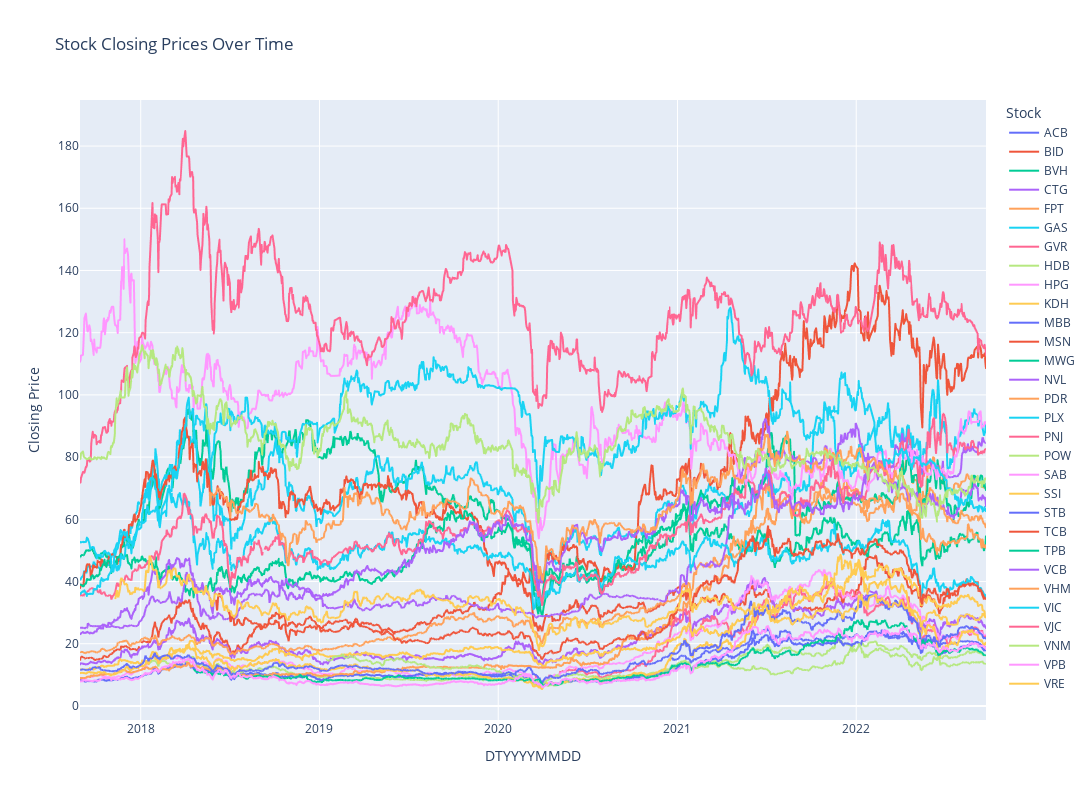

The cell this chart's notebook holds for it:
### Code cell
plot_stock_data = stock_data.dropna(how= 'all')
plot_stock_data = plot_stock_data.reset_index().melt(id_vars= 'DTYYYYMMDD', var_name= 'Stock', value_name= 'Closing Price')

fig = px.line(plot_stock_data, x= 'DTYYYYMMDD', y= 'Closing Price', color= 'Stock', title= 'Stock Closing Prices Over Time', width= 1400, height= 800)
fig.show()

### Figure 1 — Plotly figure (JSON) as saved in the notebook; plotly's stock layout.template omitted (floating-point values rounded to 4 significant figures; data arrays with more than 128 entries replaced by an {"elided": "..."} marker saying what was removed)
{"data": [{"hovertemplate": "Stock=ACB<br>DTYYYYMMDD=%{x}<br>Closing Price=%{y}<extra></extra>", "legendgroup": "ACB", "line": {"color": "#636efa", "dash": "solid"}, "marker": {"symbol": "circle"}, "mode": "lines", "name": "ACB", "showlegend": true, "type": "scattergl", "x": {"elided": "1266 str values"}, "xaxis": "x", "y": {"elided": "1266 float values"}, "yaxis": "y"}, {"hovertemplate": "Stock=BID<br>DTYYYYMMDD=%{x}<br>Closing Price=%{y}<extra></extra>", "legendgroup": "BID", "line": {"color": "#EF553B", "dash": "solid"}, "marker": {"symbol": "circle"}, "mode": "lines", "name": "BID", "showlegend": true, "type": "scattergl", "x": {"elided": "1266 str values"}, "xaxis": "x", "y": {"elided": "1266 float values"}, "yaxis": "y"}, {"hovertemplate": "Stock=BVH<br>DTYYYYMMDD=%{x}<br>Closing Price=%{y}<extra></extra>", "legendgroup": "BVH", "line": {"color": "#00cc96", "dash": "solid"}, "marker": {"symbol": "circle"}, "mode": "lines", "name": "BVH", "showlegend": true, "type": "scattergl", "x": {"elided": "1266 str values"}, "xaxis": "x", "y": {"elided": "1266 float values"}, "yaxis": "y"}, {"hovertemplate": "Stock=CTG<br>DTYYYYMMDD=%{x}<br>Closing Price=%{y}<extra></extra>", "legendgroup": "CTG", "line": {"color": "#ab63fa", "dash": "solid"}, "marker": {"symbol": "circle"}, "mode": "lines", "name": "CTG", "showlegend": true, "type": "scattergl", "x": {"elided": "1266 str values"}, "xaxis": "x", "y": {"elided": "1266 float values"}, "yaxis": "y"}, {"hovertemplate": "Stock=FPT<br>DTYYYYMMDD=%{x}<br>Closing Price=%{y}<extra></extra>", "legendgroup": "FPT", "line": {"color": "#FFA15A", "dash": "solid"}, "marker": {"symbol": "circle"}, "mode": "lines", "name": "FPT", "showlegend": true, "type": "scattergl", "x": {"elided": "1266 str values"}, "xaxis": "x", "y": {"elided": "1266 float values"}, "yaxis": "y"}, {"hovertemplate": "Stock=GAS<br>DTYYYYMMDD=%{x}<br>Closing Price=%{y}<extra></extra>", "legendgroup": "GAS", "line": {"color": "#19d3f3", "dash": "solid"}, "marker": {"symbol": "circle"}, "mode": "lines", "name": "GAS", "showlegend": true, "type": "scattergl", "x": {"elided": "1266 str values"}, "xaxis": "x", "y": {"elided": "1266 float values"}, "yaxis": "y"}, {"hovertemplate": "Stock=GVR<br>DTYYYYMMDD=%{x}<br>Closing Price=%{y}<extra></extra>", "legendgroup": "GVR", "line": {"color": "#FF6692", "dash": "solid"}, "marker": {"symbol": "circle"}, "mode": "lines", "name": "GVR", "showlegend": true, "type": "scattergl", "x": {"elided": "1266 str values"}, "xaxis": "x", "y": {"elided": "1266 float values"}, "yaxis": "y"}, {"hovertemplate": "Stock=HDB<br>DTYYYYMMDD=%{x}<br>Closing Price=%{y}<extra></extra>", "legendgroup": "HDB", "line": {"color": "#B6E880", "dash": "solid"}, "marker": {"symbol": "circle"}, "mode": "lines", "name": "HDB", "showlegend": true, "type": "scattergl", "x": {"elided": "1266 str values"}, "xaxis": "x", "y": {"elided": "1266 float values"}, "yaxis": "y"}, {"hovertemplate": "Stock=HPG<br>DTYYYYMMDD=%{x}<br>Closing Price=%{y}<extra></extra>", "legendgroup": "HPG", "line": {"color": "#FF97FF", "dash": "solid"}, "marker": {"symbol": "circle"}, "mode": "lines", "name": "HPG", "showlegend": true, "type": "scattergl", "x": {"elided": "1266 str values"}, "xaxis": "x", "y": {"elided": "1266 float values"}, "yaxis": "y"}, {"hovertemplate": "Stock=KDH<br>DTYYYYMMDD=%{x}<br>Closing Price=%{y}<extra></extra>", "legendgroup": "KDH", "line": {"color": "#FECB52", "dash": "solid"}, "marker": {"symbol": "circle"}, "mode": "lines", "name": "KDH", "showlegend": true, "type": "scattergl", "x": {"elided": "1266 str values"}, "xaxis": "x", "y": {"elided": "1266 float values"}, "yaxis": "y"}, {"hovertemplate": "Stock=MBB<br>DTYYYYMMDD=%{x}<br>Closing Price=%{y}<extra></extra>", "legendgroup": "MBB", "line": {"color": "#636efa", "dash": "solid"}, "marker": {"symbol": "circle"}, "mode": "lines", "name": "MBB", "showlegend": true, "type": "scattergl", "x": {"elided": "1266 str values"}, "xaxis": "x", "y": {"elided": "1266 float values"}, "yaxis": "y"}, {"hovertemplate": "Stock=MSN<br>DTYYYYMMDD=%{x}<br>Closing Price=%{y}<extra></extra>", "legendgroup": "MSN", "line": {"color": "#EF553B", "dash": "solid"}, "marker": {"symbol": "circle"}, "mode": "lines", "name": "MSN", "showlegend": true, "type": "scattergl", "x": {"elided": "1266 str values"}, "xaxis": "x", "y": {"elided": "1266 float values"}, "yaxis": "y"}, {"hovertemplate": "Stock=MWG<br>DTYYYYMMDD=%{x}<br>Closing Price=%{y}<extra></extra>", "legendgroup": "MWG", "line": {"color": "#00cc96", "dash": "solid"}, "marker": {"symbol": "circle"}, "mode": "lines", "name": "MWG", "showlegend": true, "type": "scattergl", "x": {"elided": "1266 str values"}, "xaxis": "x", "y": {"elided": "1266 float values"}, "yaxis": "y"}, {"hovertemplate": "Stock=NVL<br>DTYYYYMMDD=%{x}<br>Closing Price=%{y}<extra></extra>", "legendgroup": "NVL", "line": {"color": "#ab63fa", "dash": "solid"}, "marker": {"symbol": "circle"}, "mode": "lines", "name": "NVL", "showlegend": true, "type": "scattergl", "x": {"elided": "1266 str values"}, "xaxis": "x", "y": {"elided": "1266 float values"}, "yaxis": "y"}, {"hovertemplate": "Stock=PDR<br>DTYYYYMMDD=%{x}<br>Closing Price=%{y}<extra></extra>", "legendgroup": "PDR", "line": {"color": "#FFA15A", "dash": "solid"}, "marker": {"symbol": "circle"}, "mode": "lines", "name": "PDR", "showlegend": true, "type": "scattergl", "x": {"elided": "1266 str values"}, "xaxis": "x", "y": {"elided": "1266 float values"}, "yaxis": "y"}, {"hovertemplate": "Stock=PLX<br>DTYYYYMMDD=%{x}<br>Closing Price=%{y}<extra></extra>", "legendgroup": "PLX", "line": {"color": "#19d3f3", "dash": "solid"}, "marker": {"symbol": "circle"}, "mode": "lines", "name": "PLX", "showlegend": true, "type": "scattergl", "x": {"elided": "1266 str values"}, "xaxis": "x", "y": {"elided": "1266 float values"}, "yaxis": "y"}, {"hovertemplate": "Stock=PNJ<br>DTYYYYMMDD=%{x}<br>Closing Price=%{y}<extra></extra>", "legendgroup": "PNJ", "line": {"color": "#FF6692", "dash": "solid"}, "marker": {"symbol": "circle"}, "mode": "lines", "name": "PNJ", "showlegend": true, "type": "scattergl", "x": {"elided": "1266 str values"}, "xaxis": "x", "y": {"elided": "1266 float values"}, "yaxis": "y"}, {"hovertemplate": "Stock=POW<br>DTYYYYMMDD=%{x}<br>Closing Price=%{y}<extra></extra>", "legendgroup": "POW", "line": {"color": "#B6E880", "dash": "solid"}, "marker": {"symbol": "circle"}, "mode": "lines", "name": "POW", "showlegend": true, "type": "scattergl", "x": {"elided": "1266 str values"}, "xaxis": "x", "y": {"elided": "1266 float values"}, "yaxis": "y"}, {"hovertemplate": "Stock=SAB<br>DTYYYYMMDD=%{x}<br>Closing Price=%{y}<extra></extra>", "legendgroup": "SAB", "line": {"color": "#FF97FF", "dash": "solid"}, "marker": {"symbol": "circle"}, "mode": "lines", "name": "SAB", "showlegend": true, "type": "scattergl", "x": {"elided": "1266 str values"}, "xaxis": "x", "y": {"elided": "1266 float values"}, "yaxis": "y"}, {"hovertemplate": "Stock=SSI<br>DTYYYYMMDD=%{x}<br>Closing Price=%{y}<extra></extra>", "legendgroup": "SSI", "line": {"color": "#FECB52", "dash": "solid"}, "marker": {"symbol": "circle"}, "mode": "lines", "name": "SSI", "showlegend": true, "type": "scattergl", "x": {"elided": "1266 str values"}, "xaxis": "x", "y": {"elided": "1266 float values"}, "yaxis": "y"}, {"hovertemplate": "Stock=STB<br>DTYYYYMMDD=%{x}<br>Closing Price=%{y}<extra></extra>", "legendgroup": "STB", "line": {"color": "#636efa", "dash": "solid"}, "marker": {"symbol": "circle"}, "mode": "lines", "name": "STB", "showlegend": true, "type": "scattergl", "x": {"elided": "1266 str values"}, "xaxis": "x", "y": {"elided": "1266 float values"}, "yaxis": "y"}, {"hovertemplate": "Stock=TCB<br>DTYYYYMMDD=%{x}<br>Closing Price=%{y}<extra></extra>", "legendgroup": "TCB", "line": {"color": "#EF553B", "dash": "solid"}, "marker": {"symbol": "circle"}, "mode": "lines", "name": "TCB", "showlegend": true, "type": "scattergl", "x": {"elided": "1266 str values"}, "xaxis": "x", "y": {"elided": "1266 float values"}, "yaxis": "y"}, {"hovertemplate": "Stock=TPB<br>DTYYYYMMDD=%{x}<br>Closing Price=%{y}<extra></extra>", "legendgroup": "TPB", "line": {"color": "#00cc96", "dash": "solid"}, "marker": {"symbol": "circle"}, "mode": "lines", "name": "TPB", "showlegend": true, "type": "scattergl", "x": {"elided": "1266 str values"}, "xaxis": "x", "y": {"elided": "1266 float values"}, "yaxis": "y"}, {"hovertemplate": "Stock=VCB<br>DTYYYYMMDD=%{x}<br>Closing Price=%{y}<extra></extra>", "legendgroup": "VCB", "line": {"color": "#ab63fa", "dash": "solid"}, "marker": {"symbol": "circle"}, "mode": "lines", "name": "VCB", "showlegend": true, "type": "scattergl", "x": {"elided": "1266 str values"}, "xaxis": "x", "y": {"elided": "1266 float values"}, "yaxis": "y"}, {"hovertemplate": "Stock=VHM<br>DTYYYYMMDD=%{x}<br>Closing Price=%{y}<extra></extra>", "legendgroup": "VHM", "line": {"color": "#FFA15A", "dash": "solid"}, "marker": {"symbol": "circle"}, "mode": "lines", "name": "VHM", "showlegend": true, "type": "scattergl", "x": {"elided": "1266 str values"}, "xaxis": "x", "y": {"elided": "1266 float values"}, "yaxis": "y"}, {"hovertemplate": "Stock=VIC<br>DTYYYYMMDD=%{x}<br>Closing Price=%{y}<extra></extra>", "legendgroup": "VIC", "line": {"color": "#19d3f3", "dash": "solid"}, "marker": {"symbol": "circle"}, "mode": "lines", "name": "VIC", "showlegend": true, "type": "scattergl", "x": {"elided": "1266 str values"}, "xaxis": "x", "y": {"elided": "1266 float values"}, "yaxis": "y"}, {"hovertemplate": "Stock=VJC<br>DTYYYYMMDD=%{x}<br>Closing Price=%{y}<extra></extra>", "legendgroup": "VJC", "line": {"color": "#FF6692", "dash": "solid"}, "marker": {"symbol": "circle"}, "mode": "lines", "name": "VJC", "showlegend": true, "type": "scattergl", "x": {"elided": "1266 str values"}, "xaxis": "x", "y": {"elided": "1266 float values"}, "yaxis": "y"}, {"hovertemplate": "Stock=VNM<br>DTYYYYMMDD=%{x}<br>Closing Price=%{y}<extra></extra>", "legendgroup": "VNM", "line": {"color": "#B6E880", "dash": "solid"}, "marker": {"symbol": "circle"}, "mode": "lines", "name": "VNM", "showlegend": true, "type": "scattergl", "x": {"elided": "1266 str values"}, "xaxis": "x", "y": {"elided": "1266 float values"}, "yaxis": "y"}, {"hovertemplate": "Stock=VPB<br>DTYYYYMMDD=%{x}<br>Closing Price=%{y}<extra></extra>", "legendgroup": "VPB", "line": {"color": "#FF97FF", "dash": "solid"}, "marker": {"symbol": "circle"}, "mode": "lines", "name": "VPB", "showlegend": true, "type": "scattergl", "x": {"elided": "1266 str values"}, "xaxis": "x", "y": {"elided": "1266 float values"}, "yaxis": "y"}, {"hovertemplate": "Stock=VRE<br>DTYYYYMMDD=%{x}<br>Closing Price=%{y}<extra></extra>", "legendgroup": "VRE", "line": {"color": "#FECB52", "dash": "solid"}, "marker": {"symbol": "circle"}, "mode": "lines", "name": "VRE", "showlegend": true, "type": "scattergl", "x": {"elided": "1266 str values"}, "xaxis": "x", "y": {"elided": "1266 float values"}, "yaxis": "y"}], "layout": {"height": 800, "legend": {"title": {"text": "Stock"}, "tracegroupgap": 0}, "title": {"text": "Stock Closing Prices Over Time"}, "width": 1400, "xaxis": {"anchor": "y", "domain": [0, 1], "title": {"text": "DTYYYYMMDD"}}, "yaxis": {"anchor": "x", "domain": [0, 1], "title": {"text": "Closing Price"}}}}
